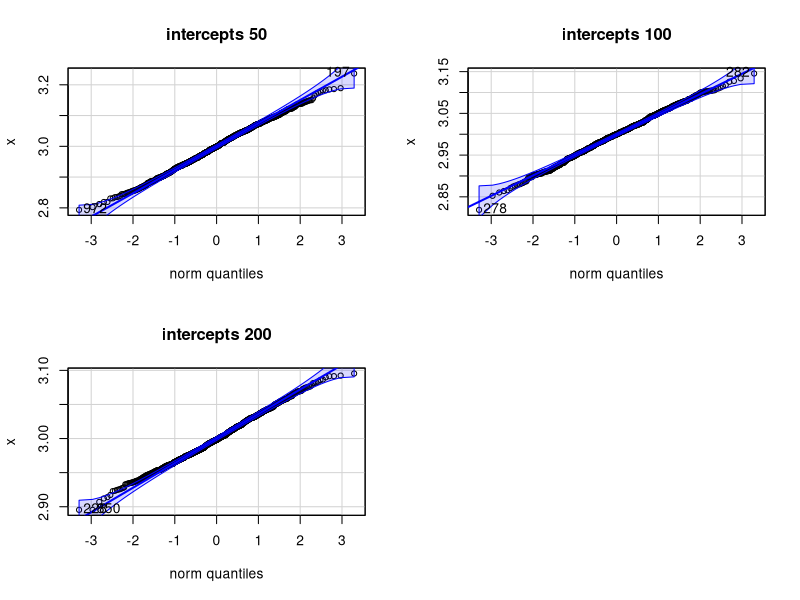
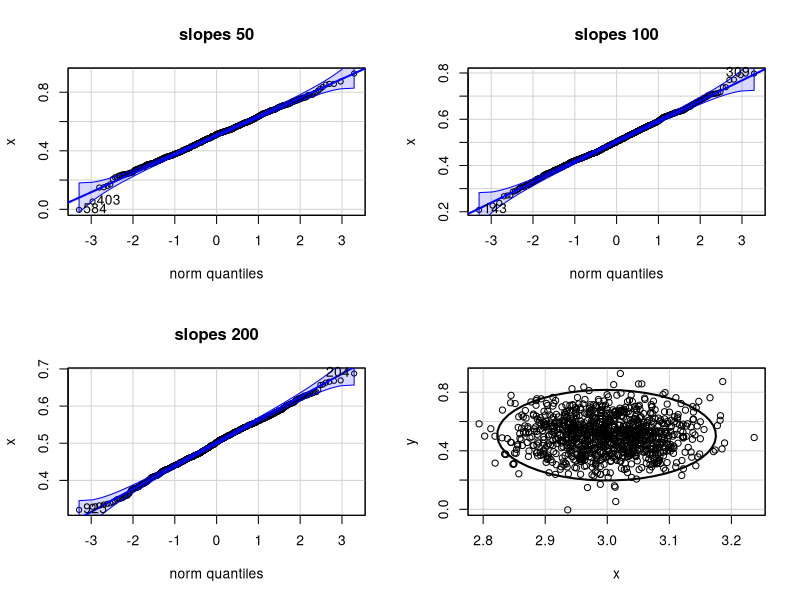
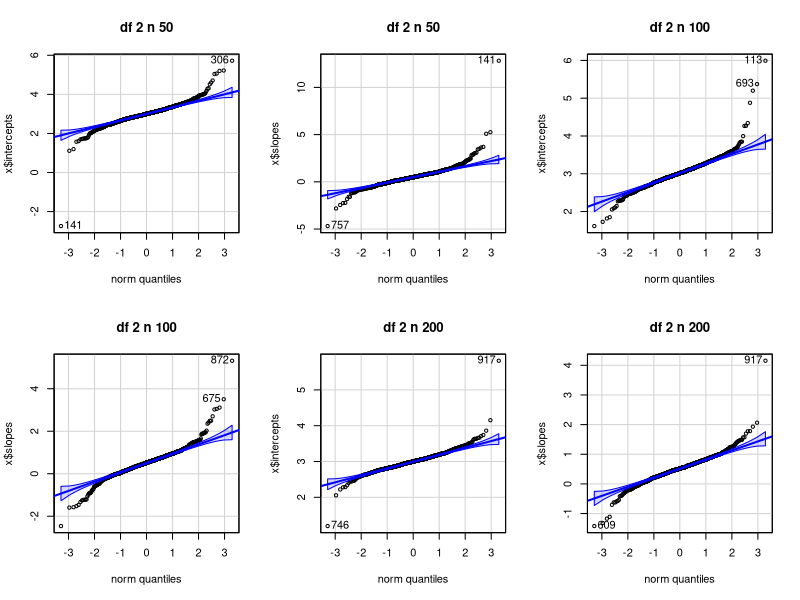
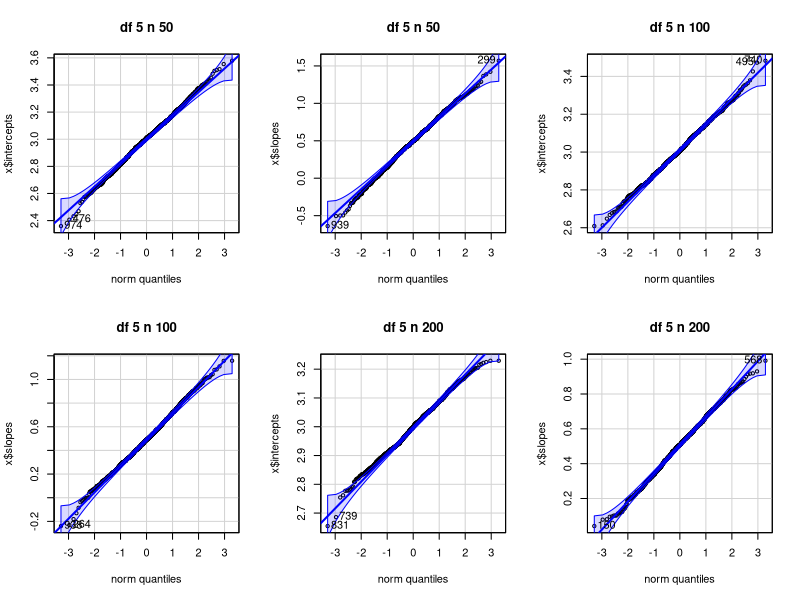
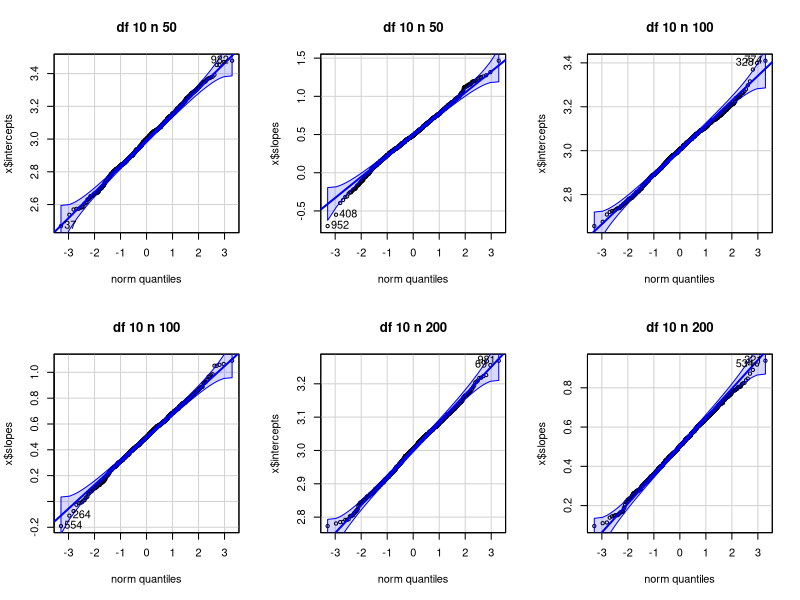
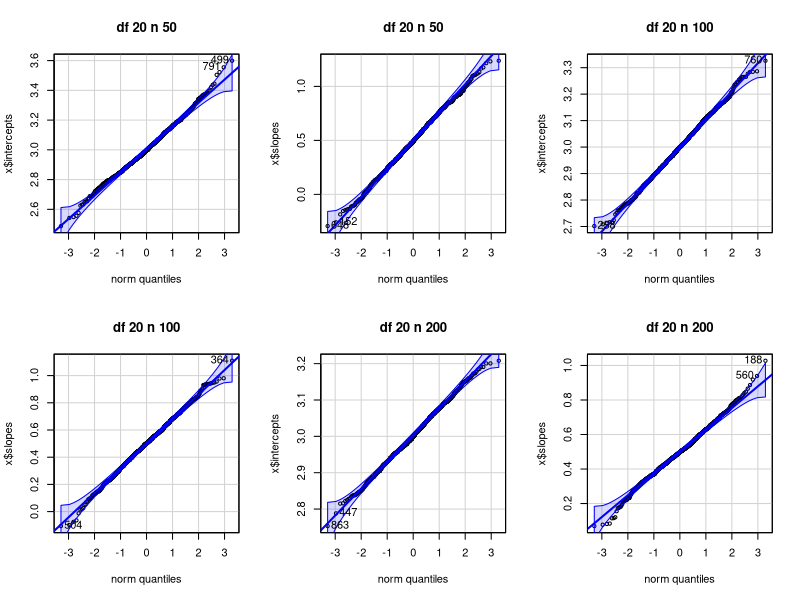
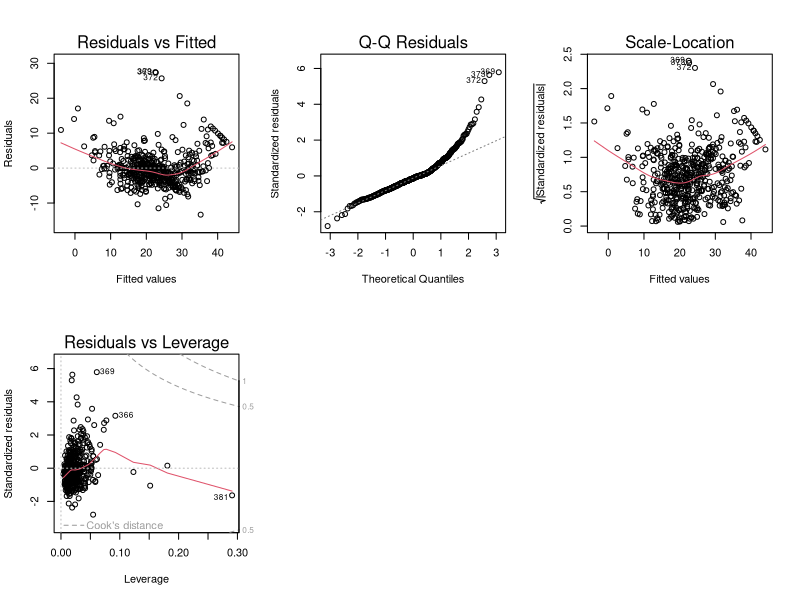
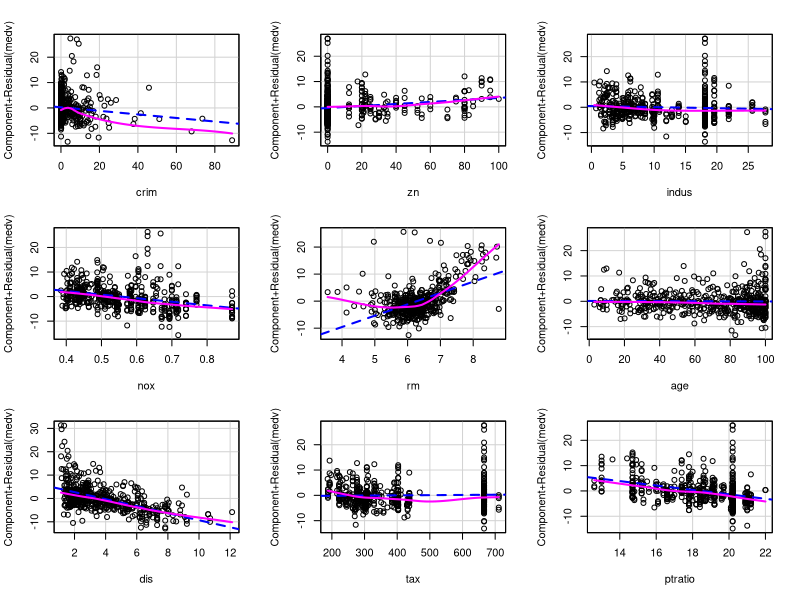

R code for these plots, in order:
## ---- chunk 1
knitr::opts_chunk$set(echo = TRUE)
## ---- chunk 2

## ---- chunk 3
library(car)

generate_n <- function(n) {
  x <- runif(n, -1, 1) 
  y <- rnorm(n, mean = 3 + 0.5 * x, sd = 0.5)  
  model <- lm(y ~ x)  
  return(coef(model))  
}
N <- 1000 
intercepts <- list("50"=numeric(N),"100"=numeric(N),"200"=numeric(N))
slopes <- list("50"=numeric(N),"100"=numeric(N),"200"=numeric(N))
sample <- list(50,100,200)

for (n in sample) {
  for (i in 1:N) {
    coef <- generate_n(n)
    intercepts[[as.character(n)]][i] <- coef[1]
    slopes[[as.character(n)]][i] <- coef[2]
  }
}
## ---- chunk 4
par(mfrow=c(2,2))

x<-intercepts[["50"]]
qqPlot(x,distribution = 'norm',main="intercepts 50")

x<-intercepts[["100"]]
qqPlot(x,distribution = 'norm',main="intercepts 100")

x<-intercepts[["200"]]
qqPlot(x,distribution = 'norm',main="intercepts 200")
## ---- chunk 5
par(mfrow=c(2,2))

x<-slopes[["50"]]
qqPlot(x,distribution = 'norm',main="slopes 50")

x<-slopes[["100"]]
qqPlot(x,distribution = 'norm',main="slopes 100")

x<-slopes[["200"]]
qqPlot(x,distribution = 'norm',main="slopes 200")
## ---- chunk 6
# Assuming x and y are your datasets
x <- intercepts[["50"]]
y <- slopes[["50"]]


dataEllipse(x, y, level = 0.95, col = "black")

## ---- chunk 7

generate_n <- function(n,df) {
  x <- runif(n, -1, 1) 
  y <- 3 + 0.5 * x + rt(n, df)
  model <- lm(y ~ x)  
  return(coef(model))  
}
N <- 1000 
results=list()
intercepts <- list("50"=numeric(N),"100"=numeric(N),"200"=numeric(N))
slopes <- list("50"=numeric(N),"100"=numeric(N),"200"=numeric(N))
sample <- list(50,100,200)
dfs=c(2, 5, 10, 20)

for(df in dfs){
  
  for (n in sample) {
  for (i in 1:N) {
    coef <- generate_n(n,df)
    intercepts[[as.character(n)]][i] <- coef[1]
    slopes[[as.character(n)]][i] <- coef[2]
  }
    results[[paste("df", df, "n", n)]]<- list(intercepts = intercepts[[as.character(n)]], slopes = slopes[[as.character(n)]])
  }
  }
## ---- chunk 8
par(mfrow=c(2,3))
df=2
  for (n in sample){
    x<-results[[paste("df", df, "n", n)]]
    qqPlot(x$intercepts,distribution = 'norm',main=paste("df", df, "n", n))
    qqPlot(x$slopes,distribution = 'norm',main=paste("df", df, "n", n))
  }

## ---- chunk 9
par(mfrow=c(2,3))
df=5
  for (n in sample){
    x<-results[[paste("df", df, "n", n)]]
    qqPlot(x$intercepts,distribution = 'norm',main=paste("df", df, "n", n))
    qqPlot(x$slopes,distribution = 'norm',main=paste("df", df, "n", n))
  }

## ---- chunk 10
par(mfrow=c(2,3))
df=10
  for (n in sample){
    x<-results[[paste("df", df, "n", n)]]
    qqPlot(x$intercepts,distribution = 'norm',main=paste("df", df, "n", n))
    qqPlot(x$slopes,distribution = 'norm',main=paste("df", df, "n", n))
  }

## ---- chunk 11
par(mfrow=c(2,3))
df=20
  for (n in sample){
    x<-results[[paste("df", df, "n", n)]]
    qqPlot(x$intercepts,distribution = 'norm',main=paste("df", df, "n", n))
    qqPlot(x$slopes,distribution = 'norm',main=paste("df", df, "n", n))
  }

## ---- chunk 12
library(MASS)
data(Boston)

continuous_vars <- sapply(Boston, is.numeric)
continuous_vars["chas"] <- FALSE
continuous_vars["rad"] <- FALSE
lm_model <- lm(medv ~ ., data = Boston[, continuous_vars])
## ---- chunk 13
plot(lm_model)
## ---- chunk 14
library(car)
crPlots(lm_model)
## ---- chunk 15
plot(hatvalues(lm_model), type = "h")
p = length(continuous_vars)
n=506
abline(h = 2 * (p + 1) / n, lty = 2,col = 'darkred')
high_leverage_points <- which(hatvalues(lm_model) > 2 * (p + 1) / n)
## ---- chunk 16
plot(abs(rstudent(lm_model)), type = "h",ylab = "Externally Studentized Residuals (in absolute value)")
abline(h = qt(.95, n - p - 2),col = 'darkred') 
high_leverage_points2 <- which(abs(rstudent(lm_model)) > qt(.95, n - p - 2))
## ---- chunk 17
influential_points=intersect(high_leverage_points2,high_leverage_points)
print(influential_points)
## ---- chunk 18
vif_values <- vif(lm_model)

# Print VIF values
print(vif_values)

